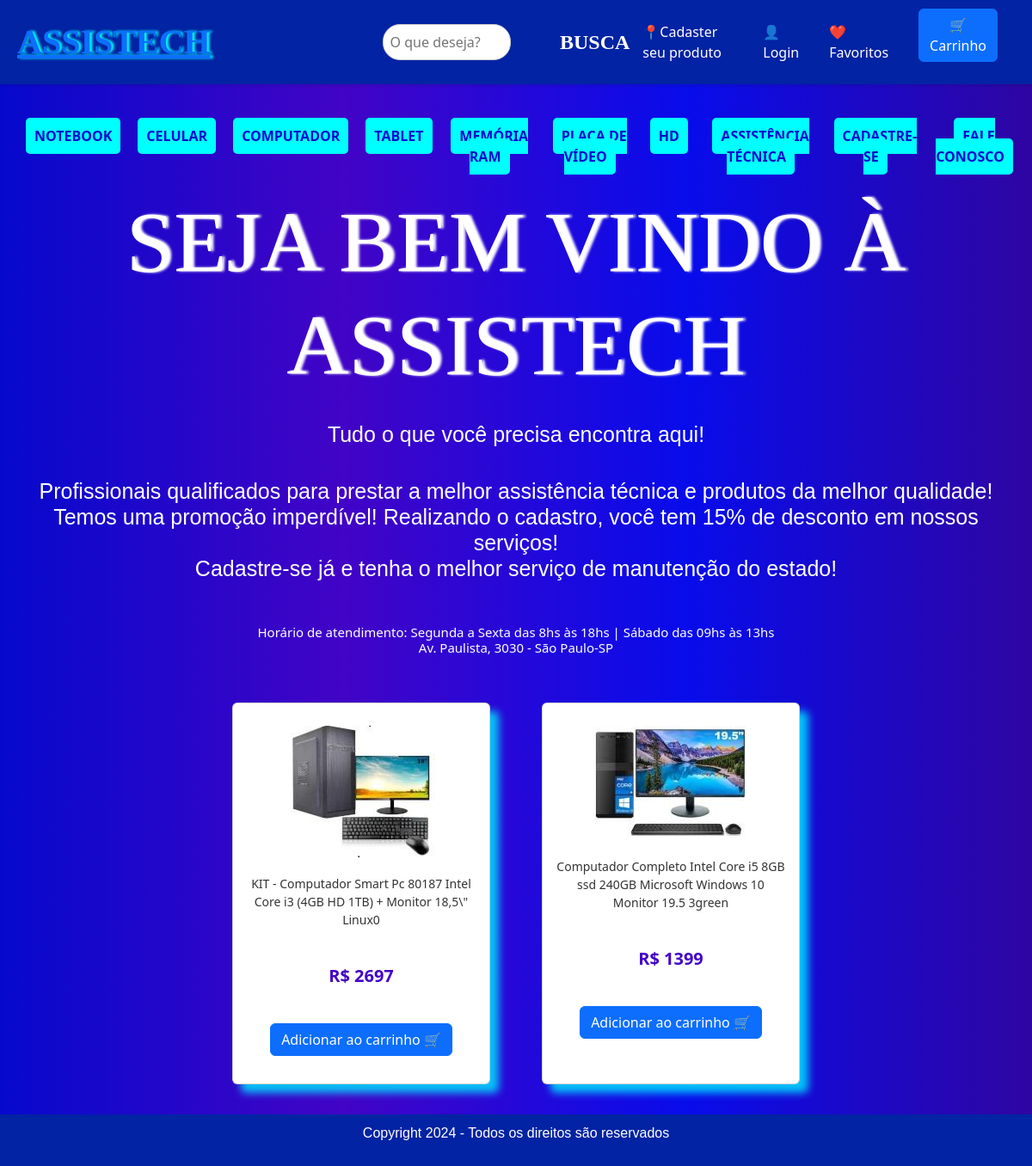
Screenshot of /listagens/computador.php with the database file from the repository.
### tables this page shows
CREATE TABLE `produtos` (
  `id` int(11) NOT NULL,
  `idTipo` int(11) NOT NULL,
  `capa` varchar(255) NOT NULL,
  `nome` varchar(150) NOT NULL,
  `valor` int(11) NOT NULL,
  `data` datetime NOT NULL
);

### sheep_core/includes.php (called while the page is built, shortened)
<?php
function sheep_classes($sheepClasses) {
    $sheepDiretorio = ['diretor', 'funcionarios',  'gerentes_operacionais', 'gerentes'];
    $sheepFiscaliza = null;
    foreach ($sheepDiretorio as $sheepNomeDiretorio):
        if (!$sheepFiscaliza && file_exists(__DIR__ . '/' ."{$sheepNomeDiretorio}" . '/' ."{$sheepClasses}.php") && !is_dir(__DIR__  . '/' . "{$sheepNomeDiretorio}" . '/' ."{$sheepClasses}.php")):
            $sheepFiscaliza = true;
        endif;
    endforeach;
}
?>

### sheep_core/gerentes_operacionais/Ler.php (called while the page is built, shortened)
<?php
class Ler extends Conexao{
    private $Seleciona;
    private $Resultado;
    private $Ler;
    public function Leitura($BD, $SQL = null, $Adicionais = null)
    {
      $this->Seleciona = "SELECT * FROM {$BD} {$SQL}";
      $this->Execute();
    }
    public function getResultado(){
        return $this->Resultado;
    }
    private function Canectar()
    {
       $this->Canectar = parent::getCanectar();
       $this->Ler = $this->Canectar->prepare($this->Seleciona);
       $this->Ler->setFetchMode(PDO::FETCH_ASSOC);
    }
    private function Execute()
    {
        $this->Canectar();
        try {
            $this->Ler->execute();
            $this->Resultado = $this->Ler->fetchAll();
        } catch (Exception $ms) {
            $this->Resultado = null;
            print "<b>Erro ao ler: {$ms->getMessage()}</b> ";
        }
    }
}

### sheep_core/diretor/Conexao.php (called while the page is built)
<?php
class Conexao{
    private static $sheepHost = SHEEP_HOST;
    private static $sheepUsuario = SHEEP_USER;
    private static $sheepSenha = SHEEP_SENHA;
    private static $sheepDb = SHEEP_BD;
    private static $Canectar = null;
    private static function Conectar() {
        try {
            if (self::$Canectar == null):
                $dsn = 'mysql:host=' . self::$sheepHost . ';dbname=' . self::$sheepDb;
                $op = [ PDO::MYSQL_ATTR_INIT_COMMAND => 'SET NAMES UTF8'];
                self::$Canectar = new PDO($dsn, self::$sheepUsuario, self::$sheepSenha, $op);
            endif;
        } catch (PDOException $e) {
            echo $e->getMessage();
            die;
        }
        self::$Canectar->setAttribute(PDO::ATTR_ERRMODE, PDO::ERRMODE_EXCEPTION);
        return self::$Canectar;
    }
    public static function getCanectar() {
        return self::Conectar();
    }
}

### listagens/computador.php (the view, shortened to what this page needs)
<!DOCTYPE html>
<html lang="pt-br">
<head>
    <link rel="stylesheet" href="../css/est.css">
    <link href="../css/bootstrap.min.css" rel="stylesheet" >
</head>
    <header class="header">
    <div class="logo-assistech"><a href="/ProjetoUninove/index.php">ASSISTECH</a></div>
    <div class="search-bar">
        <input type="text" placeholder="O que deseja?" aria-label="Search">
    </div>
    <div class="logo">BUSCA</div>
    <div class="header-icons">
        <div class="icon"><a href="novoquipe"></a>📍Cadaster seu produto</div>
        <div class="icon"><a href="login"></a>👤 Login</div>
        <div class="icon">❤️ Favoritos</div>
        <div class="icon">
            <p>
                <a class="btn btn-primary" data-toggle="collapse" href="cart.php" role="button" aria-expanded="false" aria-controls="multiCollapseExample1">
                🛒 Carrinho</a>
            </p>
    </div>
    </header>
    <div class="menu " >
    <nav class="navbar navbar-expand-lg ">
    <ul class="navbar-nav">
            <li><a href="notebook.php">NOTEBOOK</a></li>
            <li><a href="celular.php">CELULAR</a></li>
            <li><a href="computador.php">COMPUTADOR</a></li>
            <li><a href="tablet.php">TABLET</a></li>
            <li><a href="memoria.php">MEMÓRIA RAM</a></li>
            <li><a href="placa.php">PLACA DE VÍDEO</a></li>
            <li><a href="hd.php">HD</a></li>
            <li> <a href="servicos.php">ASSISTÊNCIA TÉCNICA</a></li>
            <li> <a href="cadastro.php">CADASTRE-SE</a></li>
            <li><a href="faleconosco.php">FALE CONOSCO</a></li>
        </ul>
    </nav>
    </div>
    <body>
    <div class="titulo text-white">
        <h1 >SEJA BEM VINDO À ASSISTECH</h1>
    <h2>Tudo o que você precisa encontra aqui!</h2>
   <p><h2>Profissionais qualificados para prestar a melhor assistência técnica e produtos da melhor qualidade! <br>
    Temos uma promoção imperdível! Realizando o <strong>cadastro</strong>, você tem <strong>15% de desconto </strong> em nossos serviços! <br>
    Cadastre-se já e tenha o melhor serviço de manutenção do estado!</h2></p> <br>
<h3>Horário de atendimento: Segunda a Sexta das 8hs às 18hs | Sábado das 09hs às 13hs <br>
Av. Paulista, 3030 - São Paulo-SP</h3>
    <main class="container">
        <?php
                          $ler = new Ler();
                          $ler->Leitura('produtos', "WHERE idTipo = '3'");
                          if($ler->getResultado()){
                            foreach($ler->getResultado() as $produto){
                              $produto = (object) $produto;
        ?>
        <div class="produto card ">
            <form action="filtros/criar.php" method="post">
            <div class="card-body">
                <img src="<?=HOME?>/uploads/<?=$produto->capa?>" alt="<?=$produto->nome?>" class="rounded mx-auto d-block">
                <p class="descricao"><?=$produto->nome?></p>
                <br><p class="preco">R$ <?=$produto->valor?></p>
                <br><p><button class="btn btn-primary" type="submit" name="addcarrinho">Adicionar ao carrinho 🛒 </button></p>
            </div>
            </form>
        </div>
        <?php
            };
            };
            ?>
    </main>
    </body>
<footer>
    <p>Copyright 2024 - Todos os direitos são reservados</p>
</footer>
</html>

### css/est.css (style rules this page uses)
* { margin: 0; padding: 0; box-sizing: border-box; }
body { font-family: Arial, sans-serif; margin: 0; padding: 0; background-image: linear-gradient(to right, #0609cd, #4204c6, #080ceb, #2f05a2); color: white; }
.header { display: flex; align-items: center; justify-content: space-between; padding: 10px 20px; box-shadow: 0 2px 4px rgba(0, 0, 0, 0.1); color: white; background-color: #0223a3; }
.icon { cursor: pointer; margin-right: 20px; }
.logo-assistech { font-family: "Assistech"; font-size: 40px; font-weight: bolder; padding-right: 100px; text-shadow: 3px 0px 3px aqua; }
.logo-assistech a { font-family: "Assistech"; font-size: 40px; font-weight: bolder; padding-right: 100px; text-shadow: 3px 0px 3px aqua; }
.search-bar { flex-grow: 1; margin-right: 20px; }
.search-bar input { width: 80%; padding: 8px; border: 1px solid #ccc; border-radius: 20px; font-size: 16px; }
.logo { font-family: "Assistech"; font-weight: bold; font-size: 24px; margin-right: auto; }
.header-icons { display: flex; align-items: center; }
.header-icons div { margin-left: 15px; cursor: pointer; }
.menu a { color: #0609cd; text-decoration: none; background-color: aqua; padding: 10px; border-radius: 5px; text-align: center; }
nav ul { list-style: none; display: flex; padding: 10px; margin: 10px; text-align: center; color: white; }
nav ul li { margin-left: 20px; font-weight: bolder; margin-top: 20px; text-align: center; color: white; }
.text-white { color: white; }
.titulo h1 { font-family: 'Assistech'; font-size: 100px; text-align: center; text-shadow: 3px 0px 3px white; padding: 10px; }
.titulo h2 { font-family: Arial, Helvetica, sans-serif; color: white; font-size: 25px; text-align: center; padding: 10px; font-weight: lighter; }
.titulo h3 { font-size: 15px; text-align: center; color: white; }
.container { margin-top: 20px; padding: 10px; display: flex; justify-content: center; flex-wrap: wrap; gap: 10px; }
.produto { text-align: center; align-items: center; height: 350px; width: 300px; margin: 25px; background-color: white; border-radius: 5px; box-shadow: 10px 10px 10px rgba(0, 229, 255, 0.844); }
.produto img { max-width: 100%; height: auto; display: block; padding: 10px; }
.descricao { font-size: 14px; color: #333; margin-top: 10px; }
.preco { font-weight: bolder; color: #4204c6; font-size: 20px; }
.btn { padding: 10px; background-color: #4204c6; color: white; font-weight: bolder; border-radius: 5px; }
footer { color: white; font-family: Arial, Helvetica, sans-serif; background-color: #0223a3 ; padding: 10px; text-align: center; }

### rows the page displays
produtos: capa (picture), nome "KIT - Computador Smart Pc 80187 Intel Core i3 (4GB HD 1TB) + Monitor 18,5\\\" Linux0", valor "2697"
produtos: capa (picture), nome "Computador Completo Intel Core i5 8GB ssd 240GB Microsoft Windows 10 Monitor 19.5 3green", valor "1399"
